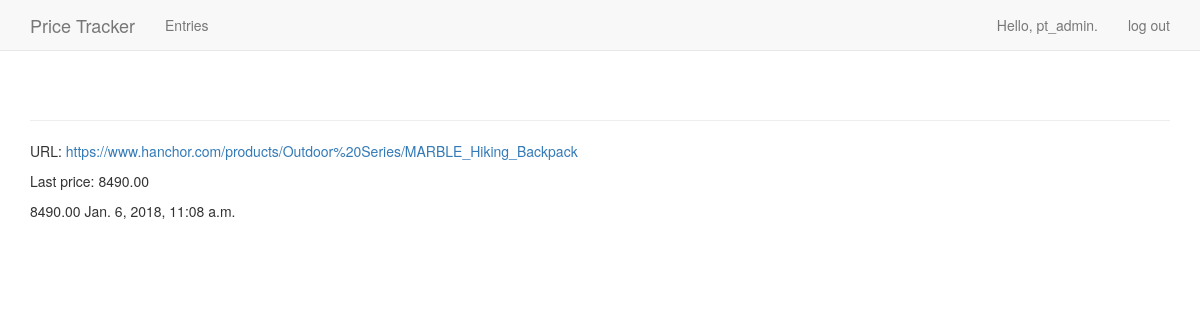
The app's page /entries/22/ (signed in) with its own data.
### pt/models.py (models this page shows, shortened)
class Entry(models.Model):
    url = models.CharField(max_length=256)
    TREND_UP = "UP"
    TREND_DOWN = "DOWN"
    TREND_CHOICES = (
        (TREND_UP, '+'),
        (TREND_DOWN, '-'),
    )
    trend = models.CharField(
        max_length=4,
        choices=TREND_CHOICES,
        null=True
    )
    owner = models.ForeignKey(User, on_delete=models.CASCADE)
    class Meta:
        verbose_name_plural = 'entries'

class Price(models.Model):
    entry = models.ForeignKey(Entry, on_delete=models.CASCADE)
    price = models.DecimalField(max_digits=10, decimal_places=2)
    date = models.DateTimeField(auto_now_add=False)
    class Meta:
        verbose_name_plural = 'prices'

### pt/views.py (the view)
# urls.py: path('entries/<int:entry_id>/', views.entry,
@login_required
def entry(request, entry_id):
    entry = get_object_or_404(Entry, id=entry_id)
    if entry.owner != request.user:
        raise Http404
    prices = entry.price_set.order_by('date')
    data_source = ModelDataSource(prices, fields=['date', 'price'])
    chart = LineChart(data_source)
    context = {'entry': entry, 'prices': prices, 'chart': chart}
    return render(request, "pt/entry.html", context)

### pt/templates/pt/entry.html (shortened to what this page needs)
{% extends 'pt/base.html' %}
{% load bootstrap3 %}
{% block content %}
  <p>URL:
    <a href={{entry.url}}>{{ entry.url }}</a>
  </p>
  <p>Last price:
    {{ prices.last.price }}
  </p>
  <p>
    {% for price in prices %}
      {{ price.price }} {{ price.date }}
    {% endfor %}
  </p>
{% endblock content %}

### pt/templates/pt/base.html (shortened to what this page needs)
{% load bootstrap3 %}
<!DOCTYPE html>
<html lang="en">
    <head>
    {% bootstrap_css %}
</head>
<body>
    <nav class="navbar navbar-default navbar-static-top">
      <div class="container">
        <div class="navbar-header">
          <a class="navbar-brand" href="{% url 'pt:index' %}">
              Price Tracker</a>
        </div>
        <div id="navbar" class="navbar-collapse collapse">
          <ul class="nav navbar-nav">
            {% if user.is_authenticated %}
              <li><a href="{% url 'pt:entries' %}">Entries</a></li>
            {% endif %}
          </ul>
          <ul class="nav navbar-nav navbar-right">
            {% if user.is_authenticated %}
              <li><a>Hello, {{ user.username }}.</a></li>
              <li><a href="{% url 'users:logout' %}">log out</a></li>
            {% else %}
              <li><a href="{% url 'users:register' %}">register</a></li>
              <li><a href="{% url 'users:login' %}">log in</a></li>
            {% endif %}
          </ul>
        </div>
      </div>
    </nav>
    <div class="container">
        <div class="page-header">
        </div>
        <div>
            {% block content %}{% endblock content %}
        </div>
    </div>
    </body>
</html>

### records on screen
Entry: url "https://www.hanchor.com/products/Outdoor%20Series/MARBLE_Hiking_Backpack"
Price: last.price "8490.00", price "8490.00", date "Jan. 6, 2018, 11:08 a.m."

### other values on screen
{{ user.username }} "pt_admin"
